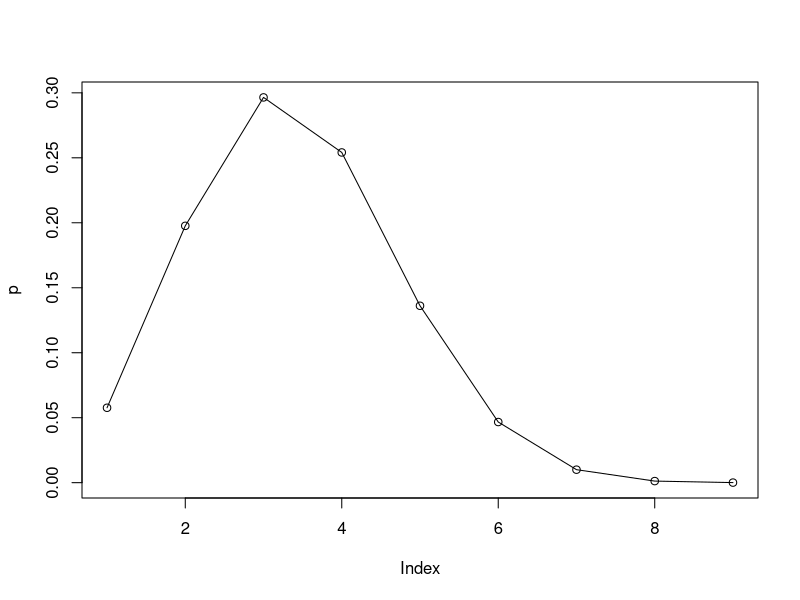

This figure's R source: (Note: this script raises an error after producing the figure.)
x = 3
size = 8
prob = 0.3
n = 40

dbinom(x, size, prob)
pbinom(x, size, prob)

s <- seq(0, size, by=1)
p <- dbinom(s, size, prob)
plot(p, type="o")


library("fitdistrplus")
library("car")

y <- rbinom(n=n,size=size,prob=prob)
fb <- fitdist(data=y, dist="binom", fix.arg = list(size=size), start = list(prob=prob))
qqp(y, "binom", size=size, fb$estimate)
fb
